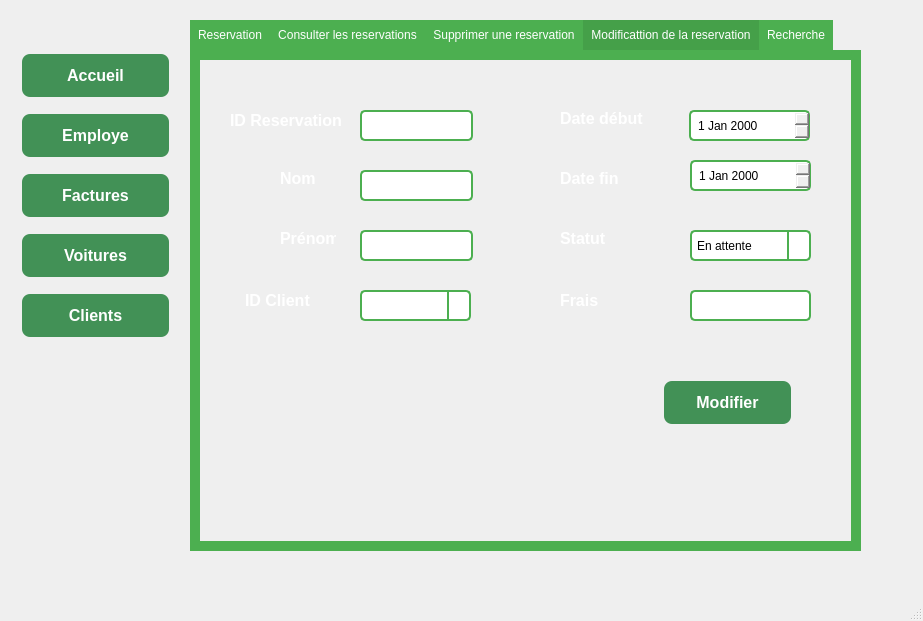
<?xml version="1.0" encoding="UTF-8"?>
<ui version="4.0">
 <class>Location</class>
 <widget class="QMainWindow" name="Location">
  <property name="geometry">
   <rect>
    <x>0</x>
    <y>0</y>
    <width>923</width>
    <height>621</height>
   </rect>
  </property>
  <property name="windowTitle">
   <string>Réservation</string>
  </property>
  <property name="windowIcon">
   <iconset>
    <normaloff>../icon.png</normaloff>../icon.png</iconset>
  </property>
  <property name="styleSheet">
   <string notr="true">QMainWindow {
    background-image: url(C:/Users/ouniy/Desktop/projet c++/bg.jpg);
    background-repeat: no-repeat;
    background-position: center;
	
}


</string>
  </property>
  <widget class="QWidget" name="centralwidget">
   <widget class="QTabWidget" name="tabWidget">
    <property name="geometry">
     <rect>
      <x>190</x>
      <y>20</y>
      <width>671</width>
      <height>531</height>
     </rect>
    </property>
    <property name="styleSheet">
     <string notr="true">QTabWidget {
    background-color: #f2f2f2; /* Background color for the tab widget */
}

QTabBar::tab {
    background-color: #4CAF50; /* Green background color for each tab */
    color: white; /* Text color for each tab */
    padding: 8px; /* Adjust padding as needed */
}

QTabBar::tab:selected {
    background-color: #45a049; /* Darker green background color for the selected tab */
}

QTabWidget::pane {
    border: 10px solid #4CAF50; /* Green border around the tab widget */
}
</string>
    </property>
    <property name="currentIndex">
     <number>3</number>
    </property>
    <widget class="QWidget" name="tab">
     <attribute name="title">
      <string>Reservation</string>
     </attribute>
     <widget class="QLineEdit" name="lineEdit_2">
      <property name="geometry">
       <rect>
        <x>160</x>
        <y>70</y>
        <width>113</width>
        <height>31</height>
       </rect>
      </property>
      <property name="styleSheet">
       <string notr="true">QLineEdit {
    padding: 8px;
    border: 2px solid #4CAF50; /* Green border */
    border-radius: 5px;
}

QLineEdit:focus {
    border: 2px solid #45a049; /* Darker green border on focus */
}
</string>
      </property>
     </widget>
     <widget class="QLineEdit" name="lineEdit_3">
      <property name="geometry">
       <rect>
        <x>160</x>
        <y>190</y>
        <width>113</width>
        <height>31</height>
       </rect>
      </property>
      <property name="styleSheet">
       <string notr="true">QLineEdit {
    padding: 8px;
    border: 2px solid #4CAF50; /* Green border */
    border-radius: 5px;
}

QLineEdit:focus {
    border: 2px solid #45a049; /* Darker green border on focus */
}
</string>
      </property>
     </widget>
     <widget class="QLineEdit" name="lineEdit_7">
      <property name="geometry">
       <rect>
        <x>160</x>
        <y>130</y>
        <width>113</width>
        <height>31</height>
       </rect>
      </property>
      <property name="styleSheet">
       <string notr="true">QLineEdit {
    padding: 8px;
    border: 2px solid #4CAF50; /* Green border */
    border-radius: 5px;
}

QLineEdit:focus {
    border: 2px solid #45a049; /* Darker green border on focus */
}
</string>
      </property>
     </widget>
     <widget class="QLabel" name="label">
      <property name="geometry">
       <rect>
        <x>10</x>
        <y>70</y>
        <width>131</width>
        <height>20</height>
       </rect>
      </property>
      <property name="styleSheet">
       <string notr="true">QLabel {
    font-size: 16px; /* Adjust the font size as needed */
    font-weight: bold;
    color: #FFFFFF; /* Orange text color */
}
</string>
      </property>
      <property name="text">
       <string>ID Reservation</string>
      </property>
     </widget>
     <widget class="QLabel" name="label_2">
      <property name="geometry">
       <rect>
        <x>50</x>
        <y>130</y>
        <width>91</width>
        <height>20</height>
       </rect>
      </property>
      <property name="styleSheet">
       <string notr="true">QLabel {
    font-size: 16px; /* Adjust the font size as needed */
    font-weight: bold;
    color: #FFFFFF; /* Orange text color */
}
</string>
      </property>
      <property name="text">
       <string>Nom</string>
      </property>
     </widget>
     <widget class="QLabel" name="label_3">
      <property name="geometry">
       <rect>
        <x>50</x>
        <y>190</y>
        <width>56</width>
        <height>16</height>
       </rect>
      </property>
      <property name="styleSheet">
       <string notr="true">QLabel {
    font-size: 16px; /* Adjust the font size as needed */
    font-weight: bold;
    color: #FFFFFF; /* Orange text color */
}
</string>
      </property>
      <property name="text">
       <string>Prénom</string>
      </property>
     </widget>
     <widget class="QLabel" name="label_4">
      <property name="geometry">
       <rect>
        <x>30</x>
        <y>260</y>
        <width>81</width>
        <height>20</height>
       </rect>
      </property>
      <property name="styleSheet">
       <string notr="true">QLabel {
    font-size: 16px; /* Adjust the font size as needed */
    font-weight: bold;
    color: #FFFFFF; /* Orange text color */
}
</string>
      </property>
      <property name="text">
       <string>ID Cient</string>
      </property>
     </widget>
     <widget class="QLabel" name="label_5">
      <property name="geometry">
       <rect>
        <x>360</x>
        <y>70</y>
        <width>91</width>
        <height>16</height>
       </rect>
      </property>
      <property name="styleSheet">
       <string notr="true">QLabel {
    font-size: 16px; /* Adjust the font size as needed */
    font-weight: bold;
    color: #FFFFFF; /* Orange text color */
}
</string>
      </property>
      <property name="text">
       <string>Date début</string>
      </property>
     </widget>
     <widget class="QLabel" name="label_6">
      <property name="geometry">
       <rect>
        <x>360</x>
        <y>130</y>
        <width>91</width>
        <height>16</height>
       </rect>
      </property>
      <property name="styleSheet">
       <string notr="true">QLabel {
    font-size: 16px; /* Adjust the font size as needed */
    font-weight: bold;
    color: #FFFFFF; /* Orange text color */
}
</string>
      </property>
      <property name="text">
       <string>Date fin</string>
      </property>
     </widget>
     <widget class="QLabel" name="label_7">
      <property name="geometry">
       <rect>
        <x>360</x>
        <y>190</y>
        <width>71</width>
        <height>16</height>
       </rect>
      </property>
      <property name="styleSheet">
       <string notr="true">QLabel {
    font-size: 16px; /* Adjust the font size as needed */
    font-weight: bold;
    color: #FFFFFF; /* Orange text color */
}
</string>
      </property>
      <property name="text">
       <string>Statut</string>
      </property>
     </widget>
     <widget class="QLineEdit" name="lineEdit_8">
      <property name="geometry">
       <rect>
        <x>470</x>
        <y>250</y>
        <width>131</width>
        <height>31</height>
       </rect>
      </property>
      <property name="styleSheet">
       <string notr="true">QLineEdit {
    padding: 8px;
    border: 2px solid #4CAF50; /* Green border */
    border-radius: 5px;
}

QLineEdit:focus {
    border: 2px solid #45a049; /* Darker green border on focus */
}
</string>
      </property>
     </widget>
     <widget class="QLabel" name="label_8">
      <property name="geometry">
       <rect>
        <x>360</x>
        <y>250</y>
        <width>121</width>
        <height>20</height>
       </rect>
      </property>
      <property name="styleSheet">
       <string notr="true">QLabel {
    font-size: 16px; /* Adjust the font size as needed */
    font-weight: bold;
    color: #FFFFFF; /* Orange text color */
}
</string>
      </property>
      <property name="text">
       <string>Frais </string>
      </property>
     </widget>
     <widget class="QPushButton" name="pushButton">
      <property name="geometry">
       <rect>
        <x>492</x>
        <y>370</y>
        <width>141</width>
        <height>51</height>
       </rect>
      </property>
      <property name="styleSheet">
       <string notr="true">QPushButton {
    background-color: 	#429156; /* Green */
    color: white;
    border: none;
    padding: 10px 20px;
    text-align: center;
    text-decoration: none;
    font-size: 16px;
    margin: 4px 2px;
    border-radius: 8px;
    font-weight: bold; /* Make the text bold */
}

QPushButton:hover {
    background-color: #45a040; /* Darker green on hover */
}
</string>
      </property>
      <property name="text">
       <string>Ajouter</string>
      </property>
     </widget>
     <widget class="QDateEdit" name="dateEdit">
      <property name="geometry">
       <rect>
        <x>470</x>
        <y>70</y>
        <width>131</width>
        <height>31</height>
       </rect>
      </property>
      <property name="styleSheet">
       <string notr="true">QDateEdit {
    border: 2px solid #4CAF50; /* Green border */
    border-radius: 5px;
    padding: 5px;
}

QDateEdit::drop-down {
    subcontrol-origin: padding;
    subcontrol-position: center right;
    width: 20px; /* Set the width of the drop-down button */
    border-left: 2px solid #4CAF50; /* Match the QDateEdit border */
}

QDateEdit QAbstractItemView {
    border: 2px solid #4CAF50; /* Match the QDateEdit border */
    background-color: white; /* Background color for the drop-down list */
    selection-background-color: #45a049; /* Highlight color on item selection */
}
</string>
      </property>
     </widget>
     <widget class="QDateEdit" name="dateEdit_2">
      <property name="geometry">
       <rect>
        <x>470</x>
        <y>130</y>
        <width>131</width>
        <height>31</height>
       </rect>
      </property>
      <property name="styleSheet">
       <string notr="true">QDateEdit {
    border: 2px solid #4CAF50; /* Green border */
    border-radius: 5px;
    padding: 5px;
}

QDateEdit::drop-down {
    subcontrol-origin: padding;
    subcontrol-position: center right;
    width: 20px; /* Set the width of the drop-down button */
    border-left: 2px solid #4CAF50; /* Match the QDateEdit border */
}

QDateEdit QAbstractItemView {
    border: 2px solid #4CAF50; /* Match the QDateEdit border */
    background-color: white; /* Background color for the drop-down list */
    selection-background-color: #45a049; /* Highlight color on item selection */
}
</string>
      </property>
     </widget>
     <widget class="QComboBox" name="comboBox">
      <property name="geometry">
       <rect>
        <x>470</x>
        <y>190</y>
        <width>131</width>
        <height>31</height>
       </rect>
      </property>
      <property name="styleSheet">
       <string notr="true">QComboBox {
    border: 2px solid #4CAF50; /* Green border */
    border-radius: 5px;
    padding: 5px;
}

QComboBox::drop-down {
    subcontrol-origin: padding;
    subcontrol-position: center right;
    width: 20px; /* Set the width of the drop-down button */
    border-left: 2px solid #4CAF50; /* Match the QComboBox border */
}

QComboBox QAbstractItemView {
    border: 2px solid #4CAF50; /* Match the QComboBox border */
    background-color: white; /* Background color for the drop-down list */
    selection-background-color: #45a049; /* Highlight color on item selection */
}
</string>
      </property>
      <item>
       <property name="text">
        <string>En attente</string>
       </property>
      </item>
      <item>
       <property name="text">
        <string>Confirmee</string>
       </property>
      </item>
      <item>
       <property name="text">
        <string>Annulee</string>
       </property>
      </item>
     </widget>
     <widget class="QComboBox" name="comboBox_5">
      <property name="geometry">
       <rect>
        <x>160</x>
        <y>250</y>
        <width>111</width>
        <height>31</height>
       </rect>
      </property>
      <property name="styleSheet">
       <string notr="true">QComboBox {
    border: 2px solid #4CAF50; /* Green border */
    border-radius: 5px;
    padding: 5px;
}

QComboBox::drop-down {
    subcontrol-origin: padding;
    subcontrol-position: center right;
    width: 20px; /* Set the width of the drop-down button */
    border-left: 2px solid #4CAF50; /* Match the QComboBox border */
}

QComboBox QAbstractItemView {
    border: 2px solid #4CAF50; /* Match the QComboBox border */
    background-color: white; /* Background color for the drop-down list */
    selection-background-color: #45a049; /* Highlight color on item selection */
}
</string>
      </property>
     </widget>
    </widget>
    <widget class="QWidget" name="tab_3">
     <attribute name="title">
      <string>Consulter les reservations</string>
     </attribute>
     <widget class="QTableView" name="tableView">
      <property name="geometry">
       <rect>
        <x>10</x>
        <y>110</y>
        <width>631</width>
        <height>331</height>
       </rect>
      </property>
      <property name="styleSheet">
       <string notr="true">QTableView {
    background-color: white; /* Background color for the table view */
    border: 1px solid #4CAF50; /* Green border around the table view */
    selection-background-color: #45a049; /* Highlight color on item selection */
}

QTableView::item {
    padding: 5px;
}


</string>
      </property>
     </widget>
     <widget class="QPushButton" name="pushButton_6">
      <property name="geometry">
       <rect>
        <x>460</x>
        <y>50</y>
        <width>141</width>
        <height>51</height>
       </rect>
      </property>
      <property name="styleSheet">
       <string notr="true">QPushButton {
    background-color: 	#429156; /* Green */
    color: white;
    border: none;
    padding: 10px 20px;
    text-align: center;
    text-decoration: none;
    font-size: 16px;
    margin: 4px 2px;
    border-radius: 8px;
    font-weight: bold; /* Make the text bold */
}

QPushButton:hover {
    background-color: #45a040; /* Darker green on hover */
}
</string>
      </property>
      <property name="text">
       <string>Imprimer</string>
      </property>
     </widget>
    </widget>
    <widget class="QWidget" name="tab_2">
     <attribute name="title">
      <string>Supprimer une reservation</string>
     </attribute>
     <widget class="QPushButton" name="pushButton_2">
      <property name="geometry">
       <rect>
        <x>270</x>
        <y>200</y>
        <width>141</width>
        <height>51</height>
       </rect>
      </property>
      <property name="styleSheet">
       <string notr="true">QPushButton {
    background-color: 	#429156; /* Green */
    color: white;
    border: none;
    padding: 10px 20px;
    text-align: center;
    text-decoration: none;
    font-size: 16px;
    margin: 4px 2px;
    border-radius: 8px;
    font-weight: bold; /* Make the text bold */
}

QPushButton:hover {
    background-color: #45a040; /* Darker green on hover */
}
</string>
      </property>
      <property name="text">
       <string>Supprimer</string>
      </property>
     </widget>
     <widget class="QLineEdit" name="lineEdit_9">
      <property name="geometry">
       <rect>
        <x>250</x>
        <y>140</y>
        <width>171</width>
        <height>31</height>
       </rect>
      </property>
      <property name="styleSheet">
       <string notr="true">QLineEdit {
    padding: 8px;
    border: 2px solid #4CAF50; /* Green border */
    border-radius: 5px;
}

QLineEdit:focus {
    border: 2px solid #45a049; /* Darker green border on focus */
}
</string>
      </property>
      <property name="text">
       <string/>
      </property>
     </widget>
     <widget class="QLabel" name="label_9">
      <property name="geometry">
       <rect>
        <x>75</x>
        <y>140</y>
        <width>131</width>
        <height>20</height>
       </rect>
      </property>
      <property name="styleSheet">
       <string notr="true">QLabel {
    font-size: 16px; /* Adjust the font size as needed */
    font-weight: bold;
    color: #FFFFFF; /* Orange text color */
}
</string>
      </property>
      <property name="text">
       <string>ID Reservation</string>
      </property>
     </widget>
    </widget>
    <widget class="QWidget" name="tab_4">
     <attribute name="title">
      <string>Modificattion de la reservation</string>
     </attribute>
     <widget class="QLabel" name="label_10">
      <property name="geometry">
       <rect>
        <x>45</x>
        <y>230</y>
        <width>91</width>
        <height>20</height>
       </rect>
      </property>
      <property name="styleSheet">
       <string notr="true">QLabel {
    font-size: 16px; /* Adjust the font size as needed */
    font-weight: bold;
    color: #FFFFFF; /* Orange text color */
}
</string>
      </property>
      <property name="text">
       <string>ID Client</string>
      </property>
     </widget>
     <widget class="QLabel" name="label_11">
      <property name="geometry">
       <rect>
        <x>360</x>
        <y>110</y>
        <width>91</width>
        <height>16</height>
       </rect>
      </property>
      <property name="styleSheet">
       <string notr="true">QLabel {
    font-size: 16px; /* Adjust the font size as needed */
    font-weight: bold;
    color: #FFFFFF; /* Orange text color */
}
</string>
      </property>
      <property name="text">
       <string>Date fin</string>
      </property>
     </widget>
     <widget class="QLineEdit" name="lineEdit_11">
      <property name="geometry">
       <rect>
        <x>160</x>
        <y>50</y>
        <width>113</width>
        <height>31</height>
       </rect>
      </property>
      <property name="styleSheet">
       <string notr="true">QLineEdit {
    padding: 8px;
    border: 2px solid #4CAF50; /* Green border */
    border-radius: 5px;
}

QLineEdit:focus {
    border: 2px solid #45a049; /* Darker green border on focus */
}
</string>
      </property>
     </widget>
     <widget class="QLabel" name="label_12">
      <property name="geometry">
       <rect>
        <x>30</x>
        <y>50</y>
        <width>141</width>
        <height>20</height>
       </rect>
      </property>
      <property name="styleSheet">
       <string notr="true">QLabel {
    font-size: 16px; /* Adjust the font size as needed */
    font-weight: bold;
    color: #FFFFFF; /* Orange text color */
}
</string>
      </property>
      <property name="text">
       <string>ID Reservation</string>
      </property>
     </widget>
     <widget class="QLabel" name="label_13">
      <property name="geometry">
       <rect>
        <x>360</x>
        <y>170</y>
        <width>71</width>
        <height>16</height>
       </rect>
      </property>
      <property name="styleSheet">
       <string notr="true">QLabel {
    font-size: 16px; /* Adjust the font size as needed */
    font-weight: bold;
    color: #FFFFFF; /* Orange text color */
}
</string>
      </property>
      <property name="text">
       <string>Statut</string>
      </property>
     </widget>
     <widget class="QLabel" name="label_14">
      <property name="geometry">
       <rect>
        <x>80</x>
        <y>110</y>
        <width>56</width>
        <height>16</height>
       </rect>
      </property>
      <property name="styleSheet">
       <string notr="true">QLabel {
    font-size: 16px; /* Adjust the font size as needed */
    font-weight: bold;
    color: #FFFFFF; /* Orange text color */
}
</string>
      </property>
      <property name="text">
       <string>Nom</string>
      </property>
     </widget>
     <widget class="QLineEdit" name="lineEdit_14">
      <property name="geometry">
       <rect>
        <x>160</x>
        <y>170</y>
        <width>113</width>
        <height>31</height>
       </rect>
      </property>
      <property name="styleSheet">
       <string notr="true">QLineEdit {
    padding: 8px;
    border: 2px solid #4CAF50; /* Green border */
    border-radius: 5px;
}

QLineEdit:focus {
    border: 2px solid #45a049; /* Darker green border on focus */
}
</string>
      </property>
     </widget>
     <widget class="QLabel" name="label_15">
      <property name="geometry">
       <rect>
        <x>360</x>
        <y>230</y>
        <width>121</width>
        <height>20</height>
       </rect>
      </property>
      <property name="styleSheet">
       <string notr="true">QLabel {
    font-size: 16px; /* Adjust the font size as needed */
    font-weight: bold;
    color: #FFFFFF; /* Orange text color */
}
</string>
      </property>
      <property name="text">
       <string>Frais </string>
      </property>
     </widget>
     <widget class="QLineEdit" name="lineEdit_15">
      <property name="geometry">
       <rect>
        <x>160</x>
        <y>110</y>
        <width>113</width>
        <height>31</height>
       </rect>
      </property>
      <property name="styleSheet">
       <string notr="true">QLineEdit {
    padding: 8px;
    border: 2px solid #4CAF50; /* Green border */
    border-radius: 5px;
}

QLineEdit:focus {
    border: 2px solid #45a049; /* Darker green border on focus */
}
</string>
      </property>
     </widget>
     <widget class="QLineEdit" name="lineEdit_17">
      <property name="geometry">
       <rect>
        <x>490</x>
        <y>230</y>
        <width>121</width>
        <height>31</height>
       </rect>
      </property>
      <property name="styleSheet">
       <string notr="true">QLineEdit {
    padding: 8px;
    border: 2px solid #4CAF50; /* Green border */
    border-radius: 5px;
}

QLineEdit:focus {
    border: 2px solid #45a049; /* Darker green border on focus */
}
</string>
      </property>
     </widget>
     <widget class="QLabel" name="label_16">
      <property name="geometry">
       <rect>
        <x>360</x>
        <y>50</y>
        <width>91</width>
        <height>16</height>
       </rect>
      </property>
      <property name="styleSheet">
       <string notr="true">QLabel {
    font-size: 16px; /* Adjust the font size as needed */
    font-weight: bold;
    color: #FFFFFF; /* Orange text color */
}
</string>
      </property>
      <property name="text">
       <string>Date début</string>
      </property>
     </widget>
     <widget class="QLabel" name="label_17">
      <property name="geometry">
       <rect>
        <x>80</x>
        <y>170</y>
        <width>56</width>
        <height>16</height>
       </rect>
      </property>
      <property name="styleSheet">
       <string notr="true">QLabel {
    font-size: 16px; /* Adjust the font size as needed */
    font-weight: bold;
    color: #FFFFFF; /* Orange text color */
}
</string>
      </property>
      <property name="text">
       <string>Prénom</string>
      </property>
     </widget>
     <widget class="QPushButton" name="pushButton_3">
      <property name="geometry">
       <rect>
        <x>462</x>
        <y>317</y>
        <width>131</width>
        <height>51</height>
       </rect>
      </property>
      <property name="styleSheet">
       <string notr="true">QPushButton {
    background-color: 	#429156; /* Green */
    color: white;
    border: none;
    padding: 10px 20px;
    text-align: center;
    text-decoration: none;
    font-size: 16px;
    margin: 4px 2px;
    border-radius: 8px;
    font-weight: bold; /* Make the text bold */
}

QPushButton:hover {
    background-color: #45a040; /* Darker green on hover */
}
</string>
      </property>
      <property name="text">
       <string>Modifier</string>
      </property>
     </widget>
     <widget class="QDateEdit" name="dateEdit_3">
      <property name="geometry">
       <rect>
        <x>489</x>
        <y>50</y>
        <width>121</width>
        <height>31</height>
       </rect>
      </property>
      <property name="styleSheet">
       <string notr="true">QDateEdit {
    border: 2px solid #4CAF50; /* Green border */
    border-radius: 5px;
    padding: 5px;
}

QDateEdit::drop-down {
    subcontrol-origin: padding;
    subcontrol-position: center right;
    width: 20px; /* Set the width of the drop-down button */
    border-left: 2px solid #4CAF50; /* Match the QDateEdit border */
}

QDateEdit QAbstractItemView {
    border: 2px solid #4CAF50; /* Match the QDateEdit border */
    background-color: white; /* Background color for the drop-down list */
    selection-background-color: #45a049; /* Highlight color on item selection */
}
</string>
      </property>
     </widget>
     <widget class="QDateEdit" name="dateEdit_4">
      <property name="geometry">
       <rect>
        <x>490</x>
        <y>100</y>
        <width>121</width>
        <height>31</height>
       </rect>
      </property>
      <property name="styleSheet">
       <string notr="true">QDateEdit {
    border: 2px solid #4CAF50; /* Green border */
    border-radius: 5px;
    padding: 5px;
}

QDateEdit::drop-down {
    subcontrol-origin: padding;
    subcontrol-position: center right;
    width: 20px; /* Set the width of the drop-down button */
    border-left: 2px solid #4CAF50; /* Match the QDateEdit border */
}

QDateEdit QAbstractItemView {
    border: 2px solid #4CAF50; /* Match the QDateEdit border */
    background-color: white; /* Background color for the drop-down list */
    selection-background-color: #45a049; /* Highlight color on item selection */
}
</string>
      </property>
     </widget>
     <widget class="QComboBox" name="comboBox_2">
      <property name="geometry">
       <rect>
        <x>490</x>
        <y>170</y>
        <width>121</width>
        <height>31</height>
       </rect>
      </property>
      <property name="styleSheet">
       <string notr="true">QComboBox {
    border: 2px solid #4CAF50; /* Green border */
    border-radius: 5px;
    padding: 5px;
}

QComboBox::drop-down {
    subcontrol-origin: padding;
    subcontrol-position: center right;
    width: 20px; /* Set the width of the drop-down button */
    border-left: 2px solid #4CAF50; /* Match the QComboBox border */
}

QComboBox QAbstractItemView {
    border: 2px solid #4CAF50; /* Match the QComboBox border */
    background-color: white; /* Background color for the drop-down list */
    selection-background-color: #45a049; /* Highlight color on item selection */
}
</string>
      </property>
      <item>
       <property name="text">
        <string>En attente</string>
       </property>
      </item>
      <item>
       <property name="text">
        <string>Confirmee</string>
       </property>
      </item>
      <item>
       <property name="text">
        <string>Annulee</string>
       </property>
      </item>
     </widget>
     <widget class="QComboBox" name="comboBox_4">
      <property name="geometry">
       <rect>
        <x>160</x>
        <y>230</y>
        <width>111</width>
        <height>31</height>
       </rect>
      </property>
      <property name="styleSheet">
       <string notr="true">QComboBox {
    border: 2px solid #4CAF50; /* Green border */
    border-radius: 5px;
    padding: 5px;
}

QComboBox::drop-down {
    subcontrol-origin: padding;
    subcontrol-position: center right;
    width: 20px; /* Set the width of the drop-down button */
    border-left: 2px solid #4CAF50; /* Match the QComboBox border */
}

QComboBox QAbstractItemView {
    border: 2px solid #4CAF50; /* Match the QComboBox border */
    background-color: white; /* Background color for the drop-down list */
    selection-background-color: #45a049; /* Highlight color on item selection */
}
</string>
      </property>
     </widget>
    </widget>
    <widget class="QWidget" name="tab_5">
     <attribute name="title">
      <string>Recherche</string>
     </attribute>
     <widget class="QComboBox" name="comboBox_3">
      <property name="geometry">
       <rect>
        <x>300</x>
        <y>50</y>
        <width>171</width>
        <height>31</height>
       </rect>
      </property>
      <property name="styleSheet">
       <string notr="true">QComboBox {
    border: 2px solid #4CAF50; /* Green border */
    border-radius: 5px;
    padding: 5px;
}

QComboBox::drop-down {
    subcontrol-origin: padding;
    subcontrol-position: center right;
    width: 20px; /* Set the width of the drop-down button */
    border-left: 2px solid #4CAF50; /* Match the QComboBox border */
}

QComboBox QAbstractItemView {
    border: 2px solid #4CAF50; /* Match the QComboBox border */
    background-color: white; /* Background color for the drop-down list */
    selection-background-color: #45a049; /* Highlight color on item selection */
}
</string>
      </property>
      <item>
       <property name="text">
        <string>ID Reservation</string>
       </property>
      </item>
      <item>
       <property name="text">
        <string>Nom</string>
       </property>
      </item>
      <item>
       <property name="text">
        <string>Prenom</string>
       </property>
      </item>
     </widget>
     <widget class="QLineEdit" name="lineEdit_4">
      <property name="geometry">
       <rect>
        <x>180</x>
        <y>10</y>
        <width>291</width>
        <height>41</height>
       </rect>
      </property>
      <property name="styleSheet">
       <string notr="true">QLineEdit {
    padding: 8px;
    border: 2px solid #4CAF50; /* Green border */
    border-radius: 5px;
}

QLineEdit:focus {
    border: 2px solid #45a049; /* Darker green border on focus */
}
</string>
      </property>
     </widget>
     <widget class="QPushButton" name="pushButton_4">
      <property name="geometry">
       <rect>
        <x>500</x>
        <y>60</y>
        <width>151</width>
        <height>51</height>
       </rect>
      </property>
      <property name="styleSheet">
       <string notr="true">QPushButton {
    background-color: 	#429156; /* Green */
    color: white;
    border: none;
    padding: 10px 20px;
    text-align: center;
    text-decoration: none;
    font-size: 16px;
    margin: 4px 2px;
    border-radius: 8px;
    font-weight: bold; /* Make the text bold */
}

QPushButton:hover {
    background-color: #45a040; /* Darker green on hover */
}
</string>
      </property>
      <property name="text">
       <string>Recherher</string>
      </property>
     </widget>
     <widget class="QTableView" name="tableView_2">
      <property name="geometry">
       <rect>
        <x>-5</x>
        <y>121</y>
        <width>681</width>
        <height>361</height>
       </rect>
      </property>
     </widget>
     <zorder>tableView_2</zorder>
     <zorder>comboBox_3</zorder>
     <zorder>lineEdit_4</zorder>
     <zorder>pushButton_4</zorder>
    </widget>
   </widget>
   <widget class="QPushButton" name="pushButton_9">
    <property name="geometry">
     <rect>
      <x>20</x>
      <y>290</y>
      <width>151</width>
      <height>51</height>
     </rect>
    </property>
    <property name="styleSheet">
     <string notr="true">QPushButton {
    background-color: 	#429156; /* Green */
    color: white;
    border: none;
    padding: 10px 20px;
    text-align: center;
    text-decoration: none;
    font-size: 16px;
    margin: 4px 2px;
    border-radius: 8px;
    font-weight: bold; /* Make the text bold */
}

QPushButton:hover {
    background-color: #45a040; /* Darker green on hover */
}
</string>
    </property>
    <property name="text">
     <string>Clients</string>
    </property>
   </widget>
   <widget class="QPushButton" name="pushButton_7">
    <property name="geometry">
     <rect>
      <x>20</x>
      <y>50</y>
      <width>151</width>
      <height>51</height>
     </rect>
    </property>
    <property name="styleSheet">
     <string notr="true">QPushButton {
    background-color: 	#429156; /* Green */
    color: white;
    border: none;
    padding: 10px 20px;
    text-align: center;
    text-decoration: none;
    font-size: 16px;
    margin: 4px 2px;
    border-radius: 8px;
    font-weight: bold; /* Make the text bold */
}

QPushButton:hover {
    background-color: #45a040; /* Darker green on hover */
}
</string>
    </property>
    <property name="text">
     <string>Accueil</string>
    </property>
   </widget>
   <widget class="QPushButton" name="pushButton_8">
    <property name="geometry">
     <rect>
      <x>20</x>
      <y>170</y>
      <width>151</width>
      <height>51</height>
     </rect>
    </property>
    <property name="styleSheet">
     <string notr="true">QPushButton {
    background-color: 	#429156; /* Green */
    color: white;
    border: none;
    padding: 10px 20px;
    text-align: center;
    text-decoration: none;
    font-size: 16px;
    margin: 4px 2px;
    border-radius: 8px;
    font-weight: bold; /* Make the text bold */
}

QPushButton:hover {
    background-color: #45a040; /* Darker green on hover */
}
</string>
    </property>
    <property name="text">
     <string>Factures</string>
    </property>
   </widget>
   <widget class="QPushButton" name="pushButton_10">
    <property name="geometry">
     <rect>
      <x>20</x>
      <y>110</y>
      <width>151</width>
      <height>51</height>
     </rect>
    </property>
    <property name="styleSheet">
     <string notr="true">QPushButton {
    background-color: 	#429156; /* Green */
    color: white;
    border: none;
    padding: 10px 20px;
    text-align: center;
    text-decoration: none;
    font-size: 16px;
    margin: 4px 2px;
    border-radius: 8px;
    font-weight: bold; /* Make the text bold */
}

QPushButton:hover {
    background-color: #45a040; /* Darker green on hover */
}
</string>
    </property>
    <property name="text">
     <string>Employe</string>
    </property>
   </widget>
   <widget class="QPushButton" name="pushButton_11">
    <property name="geometry">
     <rect>
      <x>20</x>
      <y>230</y>
      <width>151</width>
      <height>51</height>
     </rect>
    </property>
    <property name="styleSheet">
     <string notr="true">QPushButton {
    background-color: 	#429156; /* Green */
    color: white;
    border: none;
    padding: 10px 20px;
    text-align: center;
    text-decoration: none;
    font-size: 16px;
    margin: 4px 2px;
    border-radius: 8px;
    font-weight: bold; /* Make the text bold */
}

QPushButton:hover {
    background-color: #45a040; /* Darker green on hover */
}
</string>
    </property>
    <property name="text">
     <string>Voitures</string>
    </property>
   </widget>
  </widget>
  <widget class="QMenuBar" name="menubar">
   <property name="geometry">
    <rect>
     <x>0</x>
     <y>0</y>
     <width>923</width>
     <height>22</height>
    </rect>
   </property>
  </widget>
  <widget class="QStatusBar" name="statusbar"/>
 </widget>
 <resources/>
 <connections/>
</ui>
